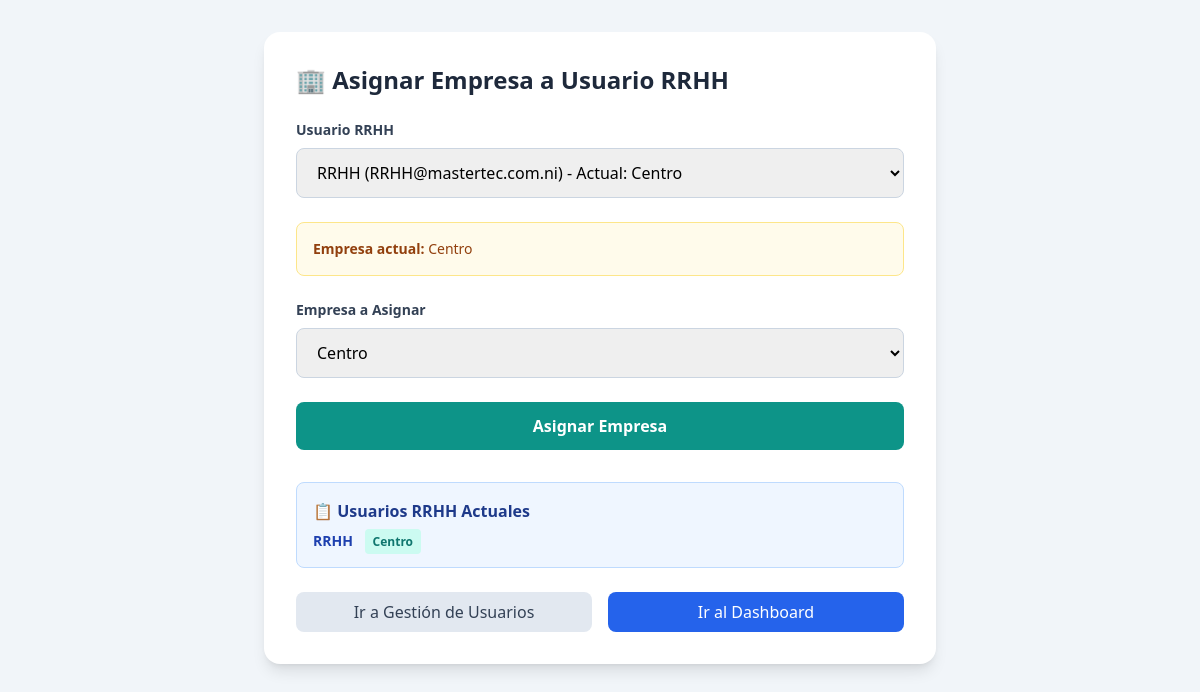
Screenshot of /asignar_empresa_usuario.php?usuario_id=5 with the database file from the repository.
### tables this page shows
CREATE TABLE `usuarios` (
  `id` int(11) NOT NULL AUTO_INCREMENT,
  `nombre_completo` varchar(100) NOT NULL,
  `email` varchar(100) NOT NULL,
  `password` varchar(255) NOT NULL COMMENT 'Hash de la contraseña',
  `rol_id` int(11) NOT NULL,
  `empresa_id` int(11) DEFAULT NULL,
  `sucursal_id` int(11) DEFAULT NULL,
  `fecha_creacion` timestamp NOT NULL DEFAULT current_timestamp(),
  `notifs_email` tinyint(1) DEFAULT 0,
  `notifs_sonido` tinyint(1) DEFAULT 1,
  `empresa_asignada` enum('mastertec','suministros','centro') DEFAULT NULL COMMENT 'Empresa asignada para usuarios RRHH',
  PRIMARY KEY (`id`),
  UNIQUE KEY `email` (`email`),
  KEY `fk_usuario_rol` (`rol_id`),
  KEY `fk_usuario_empresa` (`empresa_id`),
  KEY `fk_usuario_sucursal` (`sucursal_id`),
  CONSTRAINT `fk_usuario_empresa` FOREIGN KEY (`empresa_id`) REFERENCES `empresas` (`id`) ON DELETE SET NULL,
  CONSTRAINT `fk_usuario_rol` FOREIGN KEY (`rol_id`) REFERENCES `roles` (`id`) ON UPDATE CASCADE,
  CONSTRAINT `fk_usuario_sucursal` FOREIGN KEY (`sucursal_id`) REFERENCES `sucursales` (`id`) ON DELETE SET NULL
);

### asignar_empresa_usuario.php (the view, shortened to what this page needs)
<!DOCTYPE html>
<html lang="es">
<head>
    <script src="https://cdn.tailwindcss.com"></script>
</head>
<body class="bg-slate-100 p-8">
    <div class="max-w-2xl mx-auto bg-white rounded-2xl p-8 shadow-lg">
        <h1 class="text-2xl font-bold text-slate-800 mb-6">🏢 Asignar Empresa a Usuario RRHH</h1>
        <?php
        require_once __DIR__ . '/security_utils.php';
        $stmt = $pdo->query("
            SELECT u.id, u.nombre_completo, u.email, u.empresa_asignada, r.nombre as rol_nombre
            FROM usuarios u
            LEFT JOIN roles r ON u.rol_id = r.id
            WHERE r.nombre = 'RRHH'
        ");
        $usuarios_rrhh = $stmt->fetchAll(PDO::FETCH_ASSOC);
        $usuario_preseleccionado = isset($_GET['usuario_id']) ? (int) $_GET['usuario_id'] : null;
        $empresa_actual = null;
        if ($usuario_preseleccionado) {
            $stmt_actual = $pdo->prepare("SELECT empresa_asignada FROM usuarios WHERE id = ?");
            $stmt_actual->execute([$usuario_preseleccionado]);
            $empresa_actual = $stmt_actual->fetchColumn();
        }
        $nombres_empresas = [
            'mastertec' => 'MasterTec',
            'suministros' => 'Master Suministros',
            'centro' => 'Centro'
        ];
        ?>
        <form method="POST" class="space-y-6">
            <div>
                <label class="block text-sm font-bold text-slate-700 mb-2">Usuario RRHH</label>
                <select name="usuario_id" required
                    class="w-full px-4 py-3 border border-slate-300 rounded-lg focus:ring-2 focus:ring-blue-500">
                    <?php foreach ($usuarios_rrhh as $u): ?>
                        <option value="<?= $u['id'] ?>" <?= ($usuario_preseleccionado == $u['id']) ? 'selected' : '' ?>>
                            <?= htmlspecialchars($u['nombre_completo']) ?> (<?= htmlspecialchars($u['email']) ?>)
                        </option>
                    <?php endforeach; ?>
                </select>
            </div>
            <?php if ($empresa_actual): ?>
                <div class="p-4 bg-amber-50 border border-amber-200 rounded-lg">
                    <p class="text-sm text-amber-800">
                        <strong>Empresa actual:</strong>
                        <?= htmlspecialchars($nombres_empresas[$empresa_actual] ?? $empresa_actual) ?>
                    </p>
                </div>
            <?php endif; ?>
            <div>
                <label class="block text-sm font-bold text-slate-700 mb-2">Empresa a Asignar</label>
                <select name="empresa" required
                    class="w-full px-4 py-3 border border-slate-300 rounded-lg focus:ring-2 focus:ring-teal-500">
                    <option value="centro" <?= ($empresa_actual === 'centro') ? 'selected' : '' ?>>Centro</option>
                </select>
            </div>
            <button type="submit"
                class="w-full px-6 py-3 bg-teal-600 text-white font-bold rounded-lg hover:bg-teal-700 transition">
                Asignar Empresa
            </button>
        </form>
        <div class="mt-8 p-4 bg-blue-50 border border-blue-200 rounded-lg">
            <h3 class="font-bold text-blue-900 mb-2">📋 Usuarios RRHH Actuales</h3>
            <div class="space-y-2">
                <?php foreach ($usuarios_rrhh as $u): ?>
                    <div class="text-sm text-blue-800">
                        <strong><?= htmlspecialchars($u['nombre_completo']) ?></strong>
                        <?php if ($u['empresa_asignada']): ?>
                            <span class="ml-2 px-2 py-1 bg-teal-100 text-teal-700 rounded text-xs font-bold">
                                <?= htmlspecialchars($nombres_empresas[$u['empresa_asignada']] ?? $u['empresa_asignada']) ?>
                            </span>
                        <?php else: ?>
                            <span class="ml-2 px-2 py-1 bg-amber-100 text-amber-700 rounded text-xs">
                                Sin empresa asignada
                            </span>
                        <?php endif; ?>
                    </div>
                <?php endforeach; ?>
            </div>
        </div>
        <div class="mt-6 flex gap-4">
            <a href="index.php?view=usuarios"
                class="flex-1 text-center px-4 py-2 bg-slate-200 text-slate-700 rounded-lg hover:bg-slate-300 transition font-medium">
                Ir a Gestión de Usuarios
            </a>
            <a href="index.php"
                class="flex-1 text-center px-4 py-2 bg-blue-600 text-white rounded-lg hover:bg-blue-700 transition font-medium">
                Ir al Dashboard
            </a>
        </div>
    </div>
</body>
</html>

### rows the page displays
usuarios: empresa_asignada "Centro", empresa "Centro", nombre_completo "RRHH"

### other values shown
form field usuario_id "RRHH (RRHH@mastertec.com.ni) - Actual: Centro"
